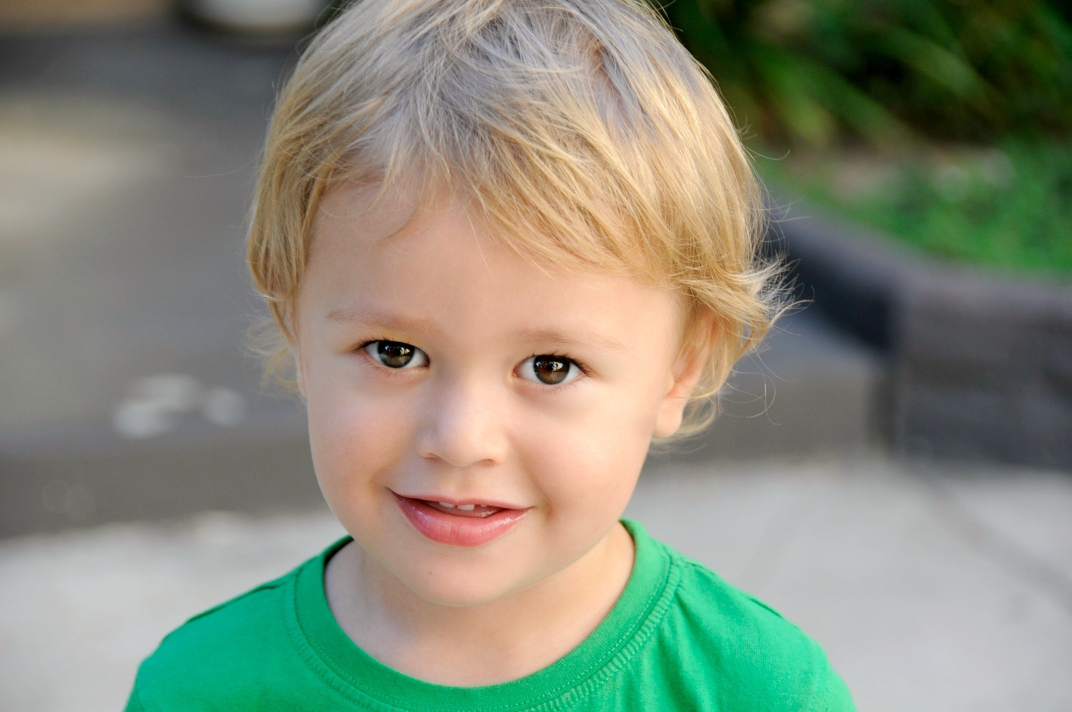
#> input picture original-images/boy.jpg, 2144 x 1424 px (shown at 1/2 size)
$ python converter.py   (older library calls are emulated)
#> lines starting #> are read from the running program, lines starting #| are printed output that depends on the picture
import numpy as np
from PIL import Image

# Change this to 1 if you want to invert the grey-scale values
invert_color = 0

# Change this to 0 if you don't want to resize the image before conversion
resize = 1

# these the characters used to create the image, grey intensity increases towards right
point = ['`', '.', ',', '^', ':', '-', '~', '+', '*', '?', '@', '%', '#', '$']

def scaleImage(image):
    if resize:
        if image.size[0] > image.size[1]:
            basewidth = 150
            height = (int)((basewidth / image.size[0]) * image.size[1])
            image = image.resize((basewidth, height), Image.ANTIALIAS)
        else:
            height = 90
            basewidth = (int)((height / image.size[1]) * image.size[0])
            image = image.resize((basewidth, height), Image.ANTIALIAS)

    return image

if __name__ == '__main__':
    # keep your image path here
    image = Image.open("original-images/boy.jpg", "r")
#> image is the input picture: PIL image 2144x1424 RGB; mean R, G, B 133.6, 138.8, 121.2

    # converting rgb image to grey-scale
    image = image.convert('L')
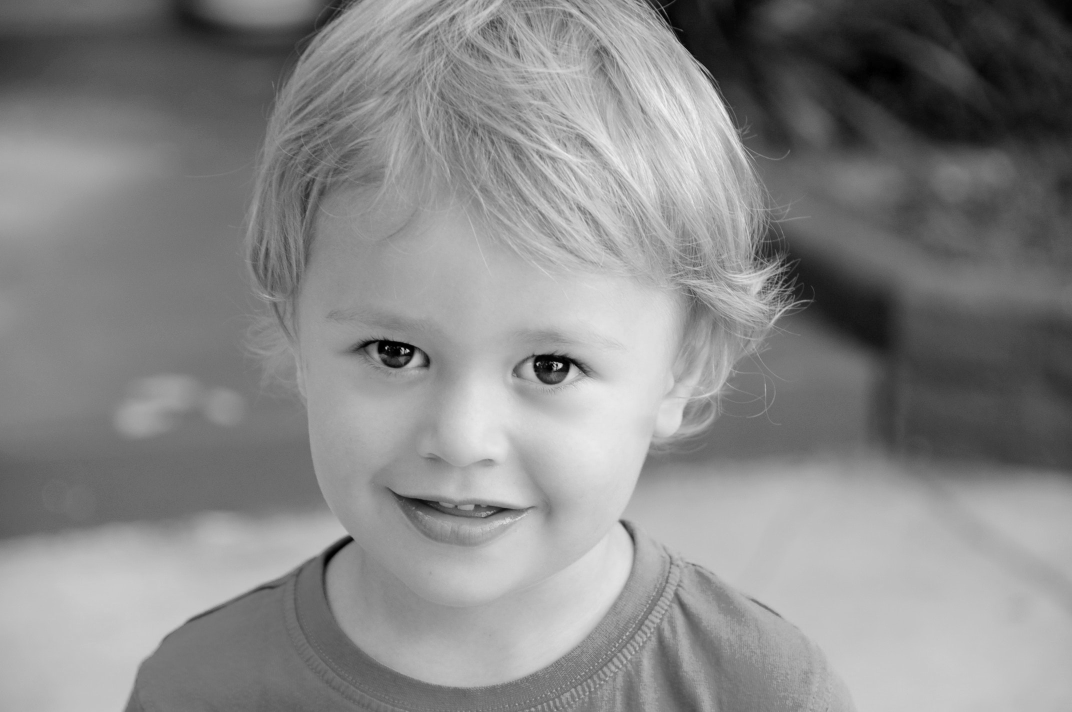
#> image: PIL image 2144x1424 L (shown at 1/2 size); min 0, max 245, mean 135.2

    # scaling image to smaller size
    scaledimage = scaleImage(image)
#> in scaleImage, `image = image.resize((basewidth, height), Image.ANTIALIAS)`:
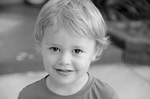
#> image: PIL image 150x99 L; min 0, max 232, mean 135.2

    # converting image to a matrix of grey values
    mat = np.asarray(scaledimage.getdata(), dtype=np.int16).reshape((scaledimage.size[1], scaledimage.size[0]))

    print(mat)
#> (printed output is left out)

    # this string contains the new image
    newimage = ""

    for i in range(0, mat.shape[0]):
        for j in range(0, mat.shape[1]):
            if invert_color:
                newimage += (point[int(mat[i][j] / 19)])+(point[int(mat[i][j] / 19)])
            else:
                newimage += (point[int((255 - mat[i][j]) / 19)])+(point[int((255 - mat[i][j]) / 19)])
        newimage += '\n'

    # print the new image to console
    print(newimage)
